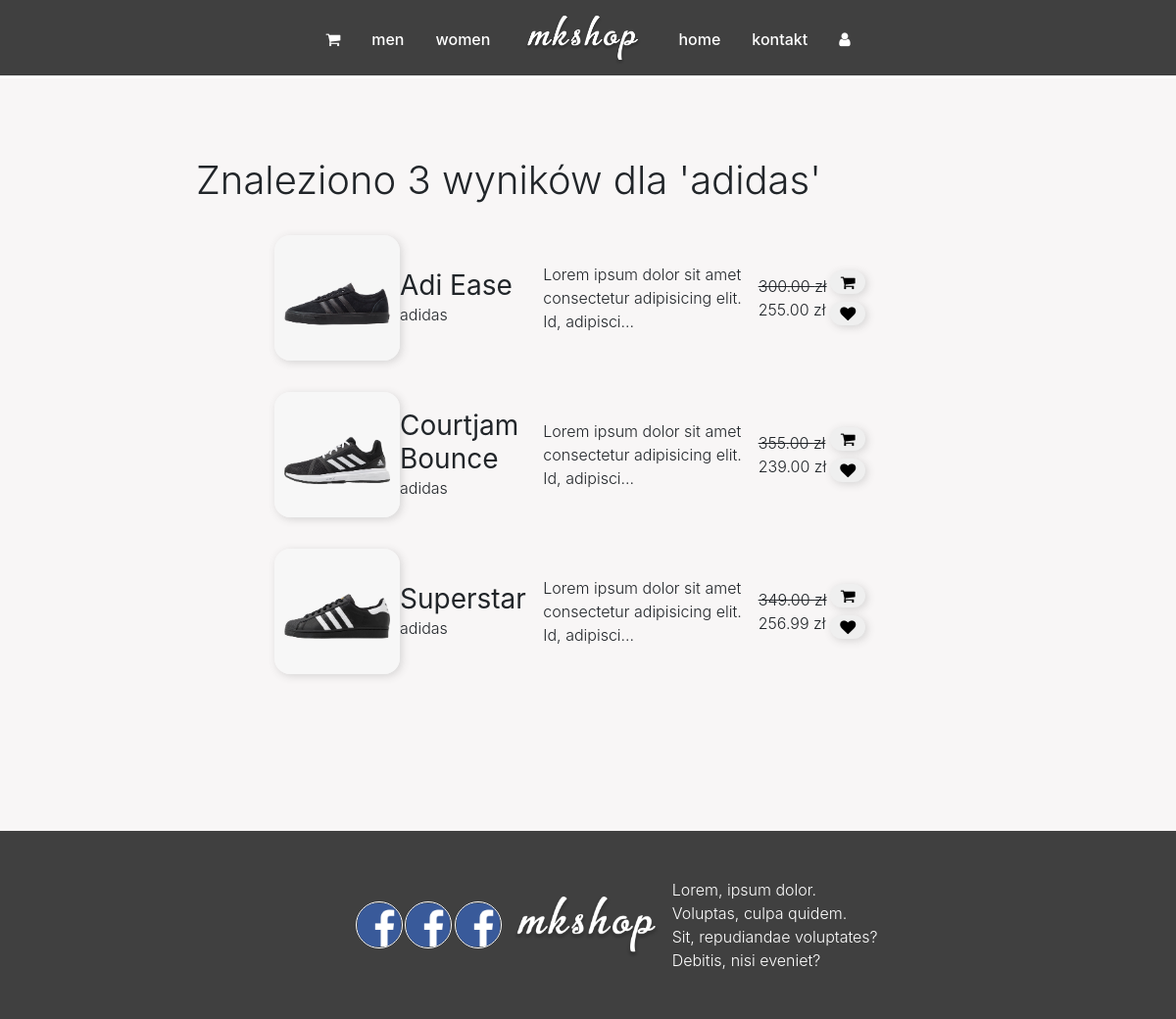
The page /search/?search=adidas on the database its author committed.
### shop/models.py (models this page shows, shortened)
class Product(models.Model):
    brand = models.CharField(max_length=10)
    model = models.CharField(max_length=20)
    desc = models.TextField()
    price = models.DecimalField(decimal_places=2, max_digits=10)
    sale = models.DecimalField(decimal_places=2, max_digits=10, blank=True, null=True)
    slug = models.SlugField(unique=True)
    thumbnail = models.ImageField(upload_to=get_upload_path_thumb)
    inStock = models.DecimalField(decimal_places=0, max_digits=3, default=100)
    saleToday = models.BooleanField(default=False)
    categories = models.ManyToManyField(ProductCategory)

### shop/views.py (the view)
# urls.py: re_path(r'^search/$', views.search, name='search'),
def search(request):
    try:
        search = request.GET['search']
    except:
        search = None
    if search:
        products = Product.objects.filter(Q(brand__icontains=search) | Q(model__icontains=search))
        updateproduct(products)
    else:
        products = None
    template = 'shop/search.html'
    context = {'query': search, 'products': products}
    return render(request, template, context)

### shop/views.py (called while the page is built)
def updateproduct(products):
    for p in products:
        p.inStock = 0
        for i in p.productsize_set.all():
            p.inStock += i.sizeInStock
    return products

### templates/shop/search.html (shortened to what this page needs)
{% extends 'base.html' %}
{% load static %}
{% block styles %}
<link rel="stylesheet" href="{% static '/scss/search/search.css' %}">
{% endblock styles %}
{% block content %}
</header>
<main>
    {% if query and products.all.count > 0 %}
    <h1>Znaleziono {{ products.all.count }} wyników dla '{{ query }}'</h1>
    <section class="productscat">
        {% for p in products %}
        <section class="singleprodcat">
            <figure class="productcatpic" onclick="window.location.href='{% url 'singleprod' p.slug %}'">
                <img src="{{ p.thumbnail.url }}" alt="" />
            </figure>
            <span onclick="window.location.href='{% url 'singleprod' p.slug %}'">
                <h3>{{ p.model }}</h3>
                <p>{{ p.brand }}</p>
            </span>
            <p onclick="window.location.href='{% url 'singleprod' p.slug %}'">Lorem ipsum dolor sit amet consectetur
                adipisicing elit. Id, adipisci...</p>
            {% if p.sale %}
            <span onclick="window.location.href='{% url 'singleprod' p.slug %}'">
                <del>{{ p.price }} zł</del>
                <p>{{ p.sale }} zł</p>
            </span>
            {% else %}
            <p onclick="window.location.href='{% url 'singleprod' p.slug %}'">{{ p.price }} zł</p>
            {% endif %}
            <section class="buttonscat">
                <button class="addtocartcat" onclick="window.location.href='{% url 'update_cart' p.slug 1 %}'"><i
                        class="fa fa-shopping-cart"></i></button>
                <button class="addtofavcat"><i class="fa fa-heart"></i></button>
            </section>
        </section>
        {% endfor %}
        {% endif %}
</main>
{% endblock content %}

### static/scss/style.css (style rules this page uses)
html, body { position: relative; height: 100%; margin: 0; padding: 0; background-color: #F8F6F6; }
body * { margin: 0; padding: 0; -webkit-box-sizing: border-box; box-sizing: border-box; font-family: -apple-system, BlinkMacSystemFont, 'Segoe UI', Roboto, Oxygen, Ubuntu, Cantarell, 'Open Sans', 'Helvetica Neue', sans-serif; font-weight: 300; }
button { border: none; outline: none; }
body { width: 100%; margin: auto; padding: 0; display: -ms-grid; display: grid; -ms-grid-columns: 4fr 1fr; grid-template-columns: 4fr 1fr; grid-template-areas: "header header" "slider slider" "main aside" "newsletter newsletter" "promos foryou" "footer footer"; }
main { margin: 5em 0 0 0; padding: 0 0 5em 0; -ms-grid-row: 3; -ms-grid-column: 1; grid-area: main; }

### static/scss/search/search.css (style rules this page uses)
body { display: -ms-grid; display: grid; -ms-grid-columns: 1fr 4fr 1fr; grid-template-columns: 1fr 4fr 1fr; grid-template-areas: "header header header" ". main ." "footer footer footer"; }
h1 { margin-top: 2em; }
main h3 { display: inline; padding-bottom: 3em; }
.singleprodcat { width: 80%; display: -ms-grid; display: grid; -ms-grid-columns: 1.5fr 2fr 3fr 1fr 1fr; grid-template-columns: 1.5fr 2fr 3fr 1fr 1fr; margin: auto; -webkit-box-align: center; -ms-flex-align: center; align-items: center; margin-bottom: 1em; -webkit-transition-duration: .5s; transition-duration: .5s; margin-top: 2em; }
.singleprodcat figure { width: 8em; height: 8em; -webkit-box-shadow: 2px 2px 8px #4040402f; box-shadow: 2px 2px 8px #4040402f; border-radius: 1em; overflow: hidden; }
.singleprodcat figure img { width: 100%; }
.singleprodcat h3 { font-weight: 400; }
.singleprodcat .buttonscat button { display: block; width: 50%; border-radius: 1em; margin: .5em 0; -webkit-box-shadow: 2px 2px 8px #4040402f; box-shadow: 2px 2px 8px #4040402f; z-index: 9999; -webkit-transition-duration: .5s; transition-duration: .5s; }

### rows shown on the page
Product: thumbnail (picture), model "Adi Ease", brand "adidas", price "300.00", sale "255.00"
Product: thumbnail (picture), model "Courtjam Bounce", brand "adidas", price "355.00", sale "239.00"
Product: thumbnail (picture), model "Superstar", brand "adidas", price "349.00", sale "256.99"

### other values the page prints
{{ products.all.count }} "3"
{{ query }} "adidas"
